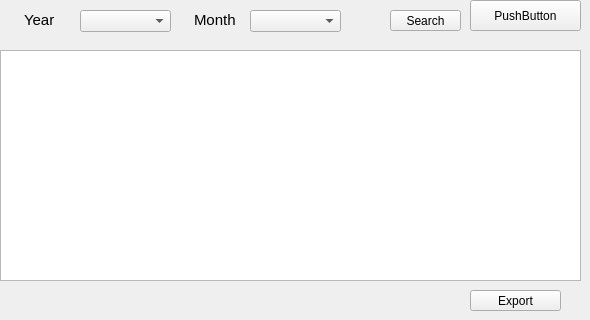
      <widget class="QWidget" name="tab_13">
       <attribute name="title">
        <string>Monthly reports</string>
       </attribute>
       <widget class="QPushButton" name="pushButton_26">
        <property name="geometry">
         <rect>
          <x>390</x>
          <y>10</y>
          <width>71</width>
          <height>21</height>
         </rect>
        </property>
        <property name="text">
         <string>Search</string>
        </property>
       </widget>
       <widget class="QLabel" name="label_17">
        <property name="geometry">
         <rect>
          <x>24</x>
          <y>10</y>
          <width>61</width>
          <height>20</height>
         </rect>
        </property>
        <property name="font">
         <font>
          <pointsize>11</pointsize>
         </font>
        </property>
        <property name="text">
         <string>Year</string>
        </property>
       </widget>
       <widget class="QLabel" name="label_18">
        <property name="geometry">
         <rect>
          <x>194</x>
          <y>10</y>
          <width>51</width>
          <height>20</height>
         </rect>
        </property>
        <property name="font">
         <font>
          <pointsize>11</pointsize>
         </font>
        </property>
        <property name="text">
         <string>Month</string>
        </property>
       </widget>
       <widget class="QComboBox" name="comboBox_11">
        <property name="geometry">
         <rect>
          <x>80</x>
          <y>10</y>
          <width>91</width>
          <height>22</height>
         </rect>
        </property>
       </widget>
       <widget class="QComboBox" name="comboBox_18">
        <property name="geometry">
         <rect>
          <x>250</x>
          <y>10</y>
          <width>91</width>
          <height>22</height>
         </rect>
        </property>
       </widget>
       <widget class="QTableWidget" name="tableWidget_7">
        <property name="geometry">
         <rect>
          <x>0</x>
          <y>50</y>
          <width>581</width>
          <height>231</height>
         </rect>
        </property>
       </widget>
       <widget class="QPushButton" name="pushButton_45">
        <property name="geometry">
         <rect>
          <x>470</x>
          <y>290</y>
          <width>91</width>
          <height>21</height>
         </rect>
        </property>
        <property name="text">
         <string>Export</string>
        </property>
       </widget>
       <widget class="QPushButton" name="pushButton_48">
        <property name="geometry">
         <rect>
          <x>470</x>
          <y>0</y>
          <width>111</width>
          <height>31</height>
         </rect>
        </property>
        <property name="text">
         <string>PushButton</string>
        </property>
       </widget>
      </widget>
